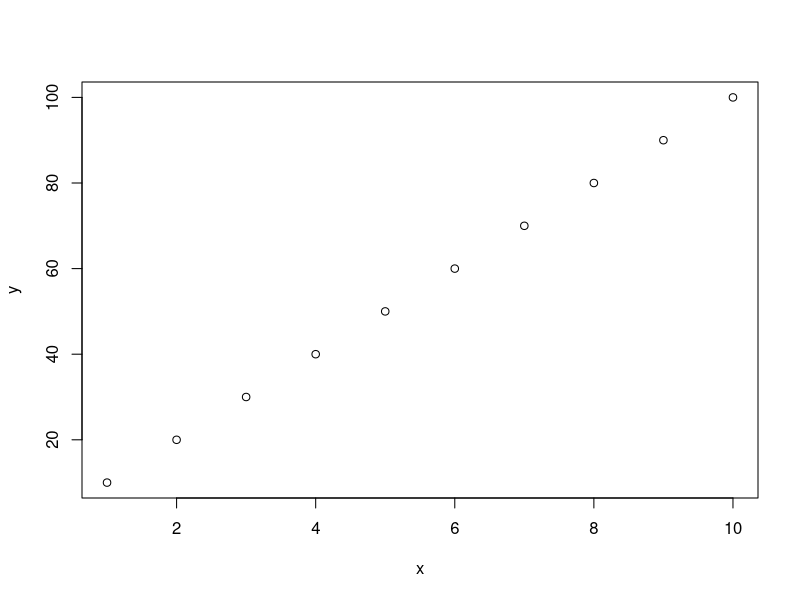

Generate this figure with R:
## ---- chunk 1
#commands are separated by ; or a new line
library(dplyr); library(tidyr) #data manipulation
library(ggplot2) #data visualisation 
library(knitr) #to knit HMTL
## ---- chunk 2
1:10
## ---- chunk 3
x <- list(a=1, b=2, c=3)
x$b
## ---- chunk 4
x <- seq(1,10)
y <- x*10
plot(x,y)
## ---- chunk 5
grades <- read.csv("../data/grades.csv")
grades
## ---- chunk 6
colrange <- list() # create empty list

for(i in 3:ncol(grades)){ #iterate across numeric cols 3-4 (2 times)
  colrange[[i-2]] <- range(grades[,i])
}

names(colrange) <- names(grades)[3:4] # convert to named list

colrange
## ---- chunk 7
grades$pass <- NULL # new col

for(i in 1:nrow(grades)){ #iterate across each row (7 times)
  
  if(grades$grade_point[i] >= 2){
    grades$pass[i] <- TRUE
    } else {
      grades$pass[i] <- FALSE
    }
}

grades
## ---- chunk 8
lapply(grades[,3:4], range)
